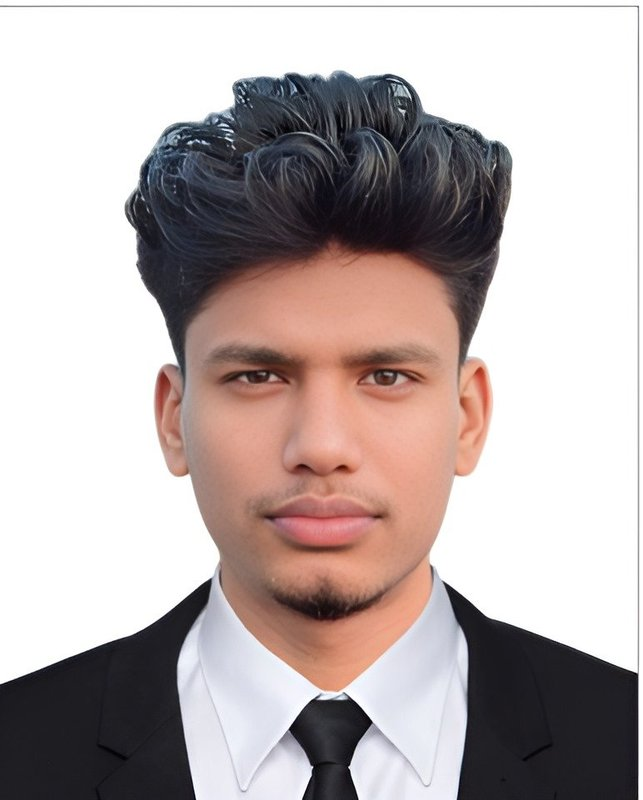
#> input picture photo.jpg, 643 x 800 px, found by its file name
$ python make_hype.py
#> lines starting #> are read from the running program, lines starting #| are printed output that depends on the picture; after the words box and inside, x2 and y2 are one past the last pixel; in counts of white or black regions, pixels touching at a corner belong together
#!/usr/bin/env python3
"""Hype story video: coding on left, website building on right, his photo on top."""
from PIL import Image, ImageDraw, ImageFont, ImageFilter
import os, math

W, H, FPS, DUR = 1080, 1920, 30, 15
N = FPS * DUR
OUT = "/tmp/hype_frames"
os.makedirs(OUT, exist_ok=True)

FB = "/usr/share/fonts/truetype/dejavu/DejaVuSans-Bold.ttf"
FR = "/usr/share/fonts/truetype/dejavu/DejaVuSans.ttf"
FM = "/usr/share/fonts/truetype/dejavu/DejaVuSansMono.ttf"
FMB = "/usr/share/fonts/truetype/dejavu/DejaVuSansMono-Bold.ttf"

BG = (12, 17, 16); PANEL = (21, 28, 26); GREEN = (122, 193, 67)
TEXT = (238, 243, 238); MUTED = (154, 165, 160); LINE = (34, 43, 41)
YEL = (230, 197, 71); CYAN = (79, 195, 247)

f_title = ImageFont.truetype(FB, 64)
f_name = ImageFont.truetype(FB, 54)
f_sub = ImageFont.truetype(FR, 30)
f_code = ImageFont.truetype(FM, 30)
f_code_b = ImageFont.truetype(FMB, 32)
f_big = ImageFont.truetype(FB, 96)
f_mid = ImageFont.truetype(FB, 44)
f_small = ImageFont.truetype(FR, 26)

def clamp(x, a=0.0, b=1.0): return max(a, min(b, x))
def fade(t, t0, d=0.6): return clamp((t - t0) / d)
def pop(t, t0, d=0.35):
    x = clamp((t - t0) / d); return 1.15 - 0.15 * (1 - (1 - x) ** 3) if x < 1 else 1.0

def rr(d, xy, r, fill=None, outline=None, w=1):
    d.rounded_rectangle(xy, radius=r, fill=fill, outline=outline, width=w)

def txt_center(d, y, s, font, fill, alpha=255):
    img = Image.new("RGBA", (W, 120), (0, 0, 0, 0))
    dd = ImageDraw.Draw(img)
    bb = dd.textbbox((0, 0), s, font=font)
    dd.text(((W - (bb[2] - bb[0])) / 2 - bb[0], 10), s, font=font, fill=fill + (alpha,))
    return img, y

# --- photo (circular, once) ---
ph = Image.open("/home/hatch/workspace/atikur-site/photo.jpg").convert("RGB")
#> ph is the input picture: PIL image 643x800 RGB; mean R, G, B 186.1, 174.9, 173.9
S = 340
side = min(ph.size)
#> side = 643
ph = ph.crop(((ph.width - side)//2, (ph.height - side)//2, (ph.width + side)//2, (ph.height + side)//2)).resize((S, S), Image.LANCZOS)
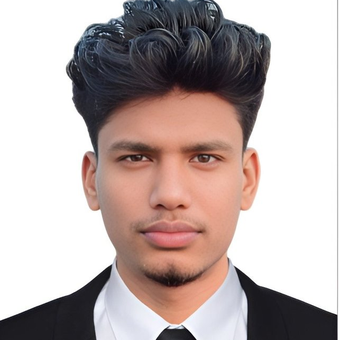
#> ph: PIL image 340x340 RGB; mean R, G, B 188.7, 174.9, 172.8
mask = Image.new("L", (S, S), 0)
#> mask: PIL image 340x340 L; every value is 0
ImageDraw.Draw(mask).ellipse((0, 0, S, S), fill=255)
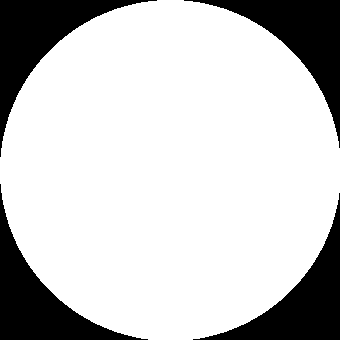
#> mask: PIL image 340x340 L; 78.9% white; 4 black regions, box (x1, y1, x2, y2) and area: (0, 0, 157, 157) 6254, (184, 0, 340, 148) 6097, (0, 184, 148, 340) 6097, (193, 193, 340, 340) 5941
ring = Image.new("RGBA", (S + 16, S + 16), (0, 0, 0, 0))
#> ring: PIL image 356x356 RGBA; every value is 0
ImageDraw.Draw(ring).ellipse((0, 0, S + 16, S + 16), outline=GREEN + (255,), width=8)
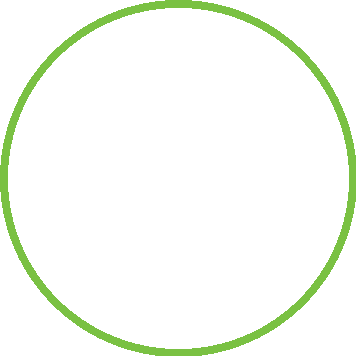
#> ring: PIL image 356x356 RGBA; mean R, G, B, A 8.3, 13.1, 4.5, 17.3; transparent parts drawn white
photo_img = Image.new("RGBA", (S + 16, S + 16), (0, 0, 0, 0))
photo_img.paste(ph, (8, 8), mask)
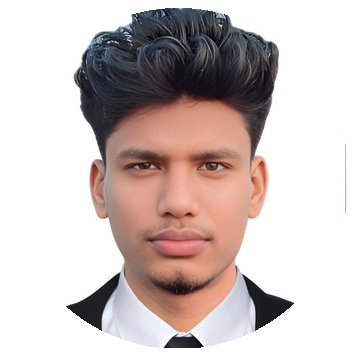
#> photo_img: PIL image 356x356 RGBA; mean R, G, B, A 133.9, 121.4, 119.1, 183.5; transparent parts drawn white
photo_img.alpha_composite(ring)
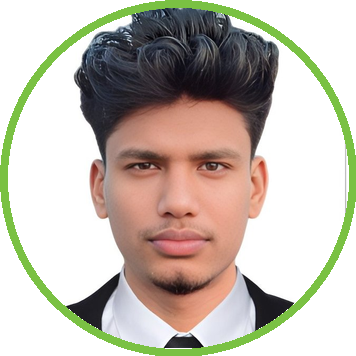
#> photo_img: PIL image 356x356 RGBA; mean R, G, B, A 142.2, 134.4, 123.6, 200.8; transparent parts drawn white

CODE_LINES = [
    (2.6, "$ whoami", GREEN, f_code_b),
    (3.4, "> atikur_rahman", TEXT, f_code),
    (4.2, "$ git init portfolio", GREEN, f_code_b),
    (5.0, "> repo ready", MUTED, f_code),
    (5.8, "$ build --pages 7", GREEN, f_code_b),
    (6.6, "> compiled OK", MUTED, f_code),
    (7.4, "$ deploy --prod", GREEN, f_code_b),
    (8.4, ">> LIVE: atikur.cyou", YEL, f_code_b),
]

def draw_frame(i):
    t = i / FPS
    im = Image.new("RGB", (W, H), BG)
    d = ImageDraw.Draw(im, "RGBA")
    # glow
    glow = Image.new("RGB", (W, H), BG)
    gd = ImageDraw.Draw(glow)
    gd.ellipse((W/2 - 500, -260, W/2 + 500, 420), fill=(24, 40, 26))
    im = Image.blend(im, glow, 0.55).convert("RGBA")
    d = ImageDraw.Draw(im, "RGBA")

    # ---- top: photo + name ----
    a = fade(t, 0.1)
    if a > 0:
        px, py = (W - (S + 16)) // 2, 120
        tmp = photo_img.copy()
        alpha = tmp.split()[3].point(lambda v: int(v * a))
        tmp.putalpha(alpha)
        im.paste(tmp, (px, py), tmp)
    a = fade(t, 0.7)
    if a > 0:
        ov, oy = txt_center(d, 0, "ATIKUR RAHMAN", f_name, TEXT, int(255 * a))
        im.alpha_composite(ov, (0, 500))
    a = fade(t, 1.3)
    if a > 0:
        ov, oy = txt_center(d, 0, "I BUILD BRANDS & WEBSITES", f_sub, GREEN, int(255 * a))
        im.alpha_composite(ov, (0, 572))

    # ---- panels ----
    pa = fade(t, 2.2)
    if pa > 0:
        for (x0, title) in ((40, "terminal — zsh"), (560, "atikur.cyou — preview")):
            x1 = x0 + 480
            rr(d, (x0, 660, x1, 1360), 26, fill=PANEL + (int(255 * pa),), outline=LINE + (int(255 * pa),), w=2)
            # title bar
            d.rounded_rectangle((x0, 660, x1, 716), radius=26, fill=(30, 38, 36, int(255 * pa)))
            d.rectangle((x0, 690, x1, 716), fill=(30, 38, 36, int(255 * pa)))
            for cx, cc in zip((x0 + 28, x0 + 52, x0 + 76), ((255, 95, 86), (255, 189, 46), (39, 201, 63))):
                d.ellipse((cx - 8, 680, cx + 8, 696), fill=cc + (int(255 * pa),))
            bb = d.textbbox((0, 0), title, font=f_small)
            d.text((x0 + 100, 688 - bb[1]), title, font=f_small, fill=MUTED + (int(255 * pa),))

        # LEFT: code typing
        ly = 748
        for (st, txt, col, fn) in CODE_LINES:
            if t < st: break
            nch = int(clamp((t - st) / 0.7) * len(txt))
            if nch > 0:
                d.text((70, ly), txt[:nch], font=fn, fill=col + (int(255 * pa),))
            # cursor on active line
            if t < st + 0.7 and int(t * 3) % 2 == 0:
                bb = d.textbbox((0, 0), txt[:nch], font=fn)
                d.rectangle((70 + bb[2] + 4, ly + 4, 70 + bb[2] + 18, ly + 34), fill=GREEN + (int(255 * pa),))
            ly += 52
            if ly > 1300: break

        # RIGHT: website assembling
        bx0, bx1 = 560, 1040
        def popw(t0): return pop(t, t0)
        # nav bar
        s = popw(4.0)
        if t >= 4.0:
            nw, nh = int(440 * s), 44
            nx = bx0 + 20 + (440 - nw) // 2
            rr(d, (nx, 748, nx + nw, 748 + nh), 12, fill=(26, 34, 31, int(255 * pa)))
            d.ellipse((nx + 16, 758, nx + 40, 782), fill=GREEN + (int(255 * pa),))
            for k in range(3):
                d.rounded_rectangle((nx + 200 + k * 70, 762, nx + 250 + k * 70, 778), radius=8, fill=(60, 70, 66, int(255 * pa)))
        # hero
        s = popw(5.2)
        if t >= 5.2:
            hw, hh = int(440 * s), 200
            hx = bx0 + 20 + (440 - hw) // 2
            rr(d, (hx, 820, hx + hw, 820 + hh), 16, fill=(18, 24, 22, int(255 * pa)), outline=LINE + (int(255 * pa),), w=2)
            d.rounded_rectangle((hx + 24, 850, hx + 24 + int(220 * s), 872), radius=8, fill=GREEN + (int(255 * pa),))
            d.rounded_rectangle((hx + 24, 884, hx + 24 + int(160 * s), 902), radius=8, fill=(70, 80, 76, int(255 * pa)))
            d.rounded_rectangle((hx + 280, 850, hx + 400, 990), radius=14, fill=(35, 46, 42, int(255 * pa)), outline=GREEN + (int(255 * pa),), width=2)
        # cards
        for k, ct in enumerate((6.4, 7.2, 8.0)):
            s = popw(ct)
            if t >= ct:
                cw, chh = int(132 * s), int(150 * s)
                cx = bx0 + 20 + k * 148 + (132 - cw) // 2
                rr(d, (cx, 1050, cx + cw, 1050 + chh), 12, fill=(26, 34, 31, int(255 * pa)), outline=GREEN + (int(200 * pa),), w=2)
                d.rounded_rectangle((cx + 14, 1066, cx + cw - 14, 1080), radius=6, fill=GREEN + (int(255 * pa),))
        # deployed badge
        a = fade(t, 9.2)
        if a > 0:
            rr(d, (bx0 + 110, 1240, bx1 - 110, 1300), 30, fill=GREEN + (int(255 * a),))
            bb = d.textbbox((0, 0), "DEPLOYED", font=f_small)
            d.text((W - 260 - (bb[2] - bb[0]) / 2 - bb[0], 1252), "DEPLOYED", font=f_small, fill=(12, 17, 16, int(255 * a)))

    # ---- bottom status ----
    if t < 12:
        st = "CODING" if t < 7.4 else "DEPLOYING"
        col = GREEN if t < 7.4 else YEL
        a = fade(t, 2.4)
        if a > 0:
            blink = "" if int(t * 2) % 2 == 0 else " "
            ov, _ = txt_center(d, 0, "> " + st + " ..." + blink, f_mid, col, int(255 * a))
            im.alpha_composite(ov, (0, 1420))
    # progress bar
    pw = int(W * clamp(t / 12))
    d.rectangle((0, H - 26, pw, H - 14), fill=GREEN)

    # ---- finale ----
    fa = fade(t, 12.0, 0.8)
    if fa > 0:
        ov = Image.new("RGBA", (W, H), (6, 9, 8, int(200 * fa)))
        im.alpha_composite(ov)
        d = ImageDraw.Draw(im, "RGBA")
        ov2, _ = txt_center(d, 0, "atikur.cyou", f_big, GREEN, int(255 * fa))
        im.alpha_composite(ov2, (0, 700))
        ov3, _ = txt_center(d, 0, "LIVE NOW", f_title, TEXT, int(255 * fa))
        im.alpha_composite(ov3, (0, 830))
        ov4, _ = txt_center(d, 0, "Built by Atikur Rahman", f_sub, MUTED, int(255 * fa))
        im.alpha_composite(ov4, (0, 950))
        # cta button
        bw, bh = 560, 110
        rr(d, ((W - bw)//2, 1080, (W + bw)//2, 1080 + bh), 55, fill=GREEN + (int(255 * fa),))
        bb = d.textbbox((0, 0), "Visit the site", f_mid)
        d.text(((W - (bb[2]-bb[0]))/2 - bb[0], 1080 + (bh - (bb[3]-bb[1]))/2 - bb[1]), "Visit the site", font=f_mid, fill=(12,17,16,int(255*fa)))

#> (the run stopped early here; a loop or call above may not have finished)
